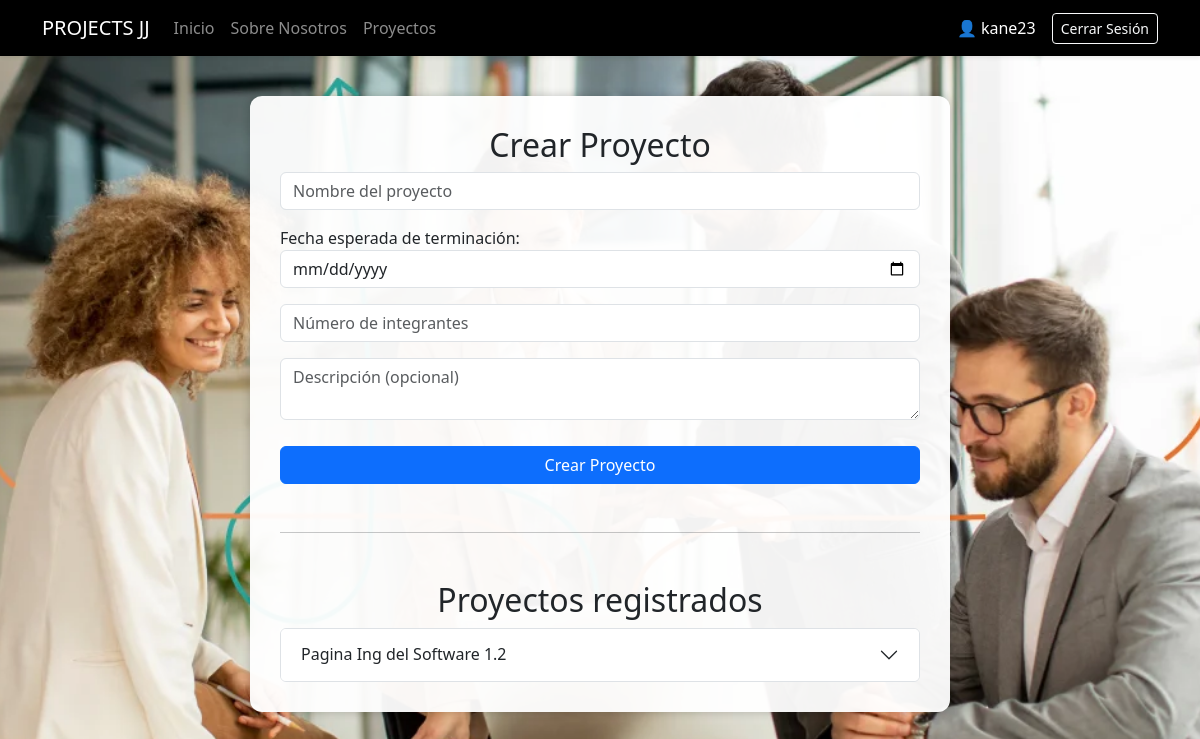
/gestionar/ (signed in), run on an earlier commit of the app's database.
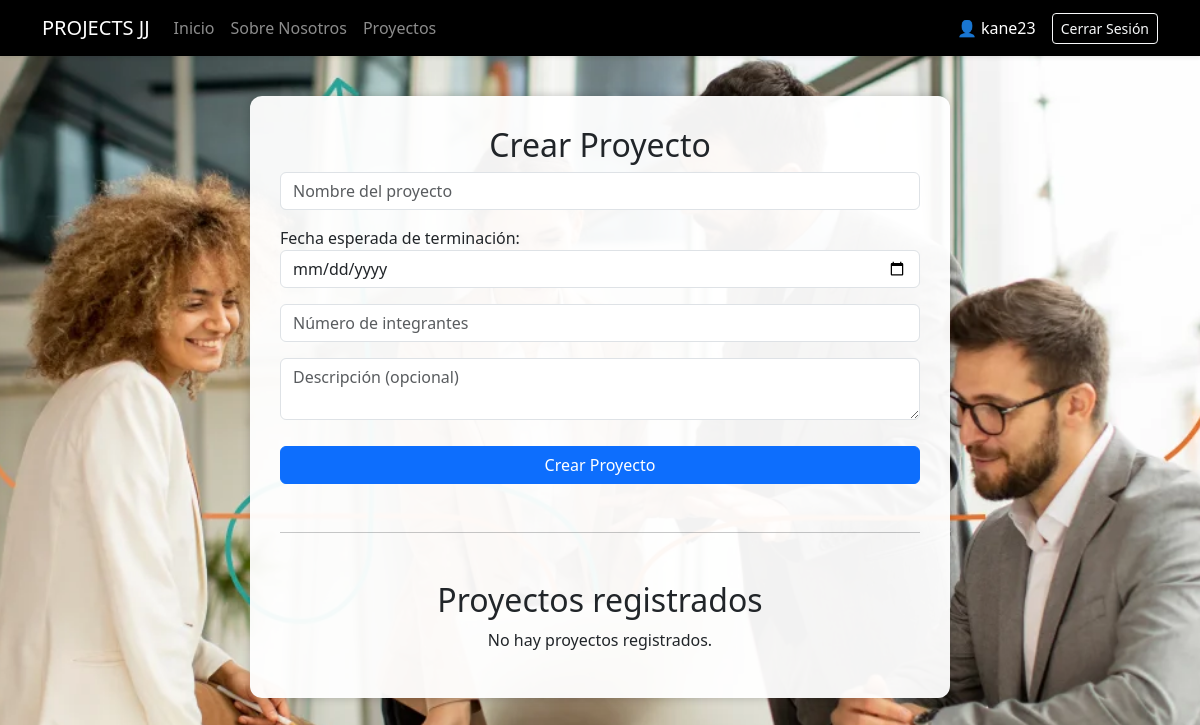
And on a later commit of the database.
### applications/usuario/models.py (models this page shows, shortened)
class Usuario(models.Model):
    nombre_usuario = models.CharField(max_length=150, unique=True)
    correo = models.EmailField(unique=True)
    contraseña = models.CharField(max_length=128)
    telefono = models.CharField(max_length=20, blank=True, null=True)
    nombres = models.CharField(max_length=150)
    apellidos = models.CharField(max_length=150)

### applications/proyectos/models.py (models this page shows, shortened)
class Proyecto(models.Model):
    usuario = models.ForeignKey(Usuario, on_delete=models.CASCADE)
    nombre = models.CharField(max_length=255)
    descripcion = models.TextField(blank=True)
    fecha_final = models.DateField()
    numero_integrantes = models.IntegerField()
    creado_en = models.DateTimeField(auto_now_add=True)
    actualizado_en = models.DateTimeField(auto_now=True)
    esta_activo = models.BooleanField(default=True)

### applications/proyectos/views.py (the view, shortened to what this page needs)
# urls.py: path('gestionar/', gestionar_proyectos, name='gestionar_proyectos'),
def gestionar_proyectos(request):
    if 'usuario_id' not in request.session:
        return redirect('login_usuario')
    usuario = Usuario.objects.get(id=request.session['usuario_id'])
    proyectos = Proyecto.objects.filter(usuario=usuario).order_by('-creado_en').prefetch_related('tareas')
    return render(request, 'proyectos/gestionar.html', {'proyectos': proyectos})

### templates/proyectos/gestionar.html (shortened to what this page needs)
{% load static %}
<!DOCTYPE html>
<html lang="es">
<head>
  <link href="https://cdn.jsdelivr.net/npm/bootstrap@5.3.0/dist/css/bootstrap.min.css" rel="stylesheet">
</head>
<body>
  {% include 'includes/navbar.html' %}
  <div class="container-box">
    <h2>Crear Proyecto</h2>
    <form method="POST">
      <div class="mb-3">
        <input type="text" class="form-control" name="nombre" placeholder="Nombre del proyecto" required>
      </div>
      <div class="mb-3">
        <label>Fecha esperada de terminación:</label>
        <input type="date" class="form-control" name="fecha_final" required>
      </div>
      <div class="mb-3">
        <input type="number" class="form-control" name="numero_integrantes" placeholder="Número de integrantes" min="1" required>
      </div>
      <div class="mb-3">
        <textarea class="form-control" name="descripcion" placeholder="Descripción (opcional)"></textarea>
      </div>
      <button type="submit" class="btn btn-primary" name="crear">Crear Proyecto</button>
    </form>
    <hr class="my-5">
    <h2>Proyectos registrados</h2>
    <div class="accordion" id="listaProyectos">
      {% for p in proyectos %}
        <div class="accordion-item">
          <h2 class="accordion-header" id="heading{{ p.id }}">
            <button class="accordion-button collapsed" type="button" data-bs-toggle="collapse" data-bs-target="#collapse{{ p.id }}" aria-expanded="false" aria-controls="collapse{{ p.id }}">
              {{ p.nombre }}
            </button>
          </h2>
        </div>
      {% empty %}
        <p class="text-center">No hay proyectos registrados.</p>
      {% endfor %}
    </div>
  </div>
</body>
</html>

### templates/includes/navbar.html (shortened to what this page needs)
{% load static %}
<link href="https://cdn.jsdelivr.net/npm/bootstrap@5.3.0/dist/css/bootstrap.min.css" rel="stylesheet">
<nav class="navbar navbar-expand-lg navbar-dark bg-black shadow-sm">
  <div class="container">
    <a class="navbar-brand" href="{% url 'inicio' %}">PROJECTS JJ</a>
    <div class="collapse navbar-collapse" id="navbarContenido">
      <ul class="navbar-nav me-auto mb-2 mb-lg-0">
        <li class="nav-item"><a class="nav-link" href="{% url 'inicio' %}">Inicio</a></li>
        <li class="nav-item"><a class="nav-link" href="{% url 'sobre_nosotros' %}">Sobre Nosotros</a></li>
        <li class="nav-item"><a class="nav-link" href="{% url 'gestionar_proyectos' %}">Proyectos</a></li>
      </ul>
      <div class="d-flex align-items-center">
        {% if request.path == '/usuario/registro/' or request.path == '/usuario/registro_exitoso/' %}
          <a href="{% url 'login_usuario' %}" class="btn btn-warning ms-auto">Iniciar Sesión</a>
        {% elif request.path == '/usuario/login/' %}
          <a href="{% url 'registro' %}" class="btn btn-warning ms-auto">Registrarse</a>
        {% elif request.path == '/usuario/login/exitoso/' %}
          <a href="{% url 'registro' %}" class="btn btn-warning ms-auto">Registrarse</a>&nbsp;&nbsp;
          <span class="text-white fw-bold">¡Bienvenido!</span>
        {% elif request.path == '/usuario/verificacion/' %}
          <a href="{% url 'registro' %}" class="btn btn-warning ms-auto">Registrarse</a>&nbsp;&nbsp;
          <span class="text-white fw-bold">Verificación 2FA</span>
        {% elif request.session.usuario_id %}
          <span class="navbar-text text-white me-3">👤 {{ request.session.nombre_usuario }}</span>
          <a href="{% url 'logout_usuario' %}" class="btn btn-outline-light btn-sm">Cerrar Sesión</a>
        {% else %}
          <a href="{% url 'login_usuario' %}" class="btn btn-warning me-2">Iniciar Sesión</a>
          <a href="{% url 'registro' %}" class="btn btn-warning">Registrarse</a>
        {% endif %}
      </div>
    </div>
  </div>
</nav>

What changed in the data, as far as the page shows it:
removed Proyecto: nombre "Pagina Ing del Software 1.2"
Also different on the page:
text now shown: "No hay proyectos registrados."
